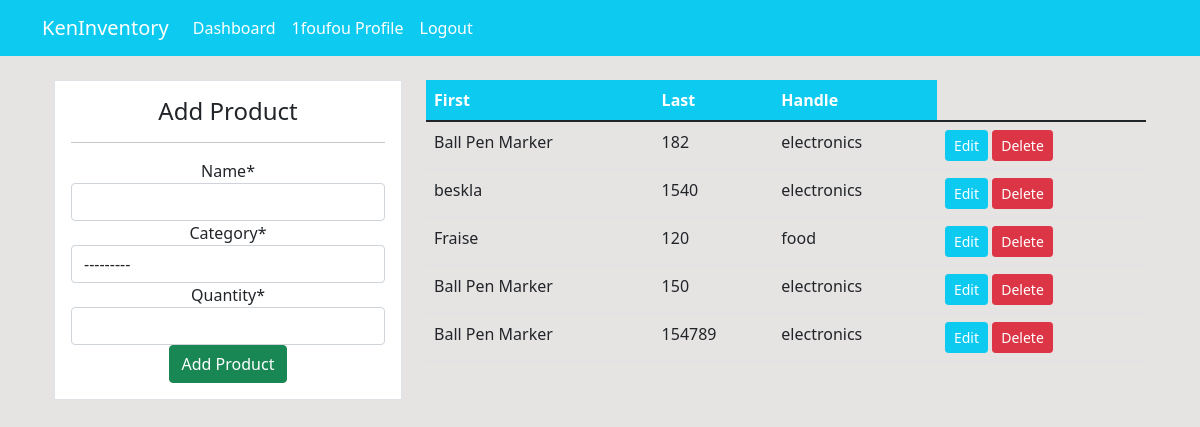
/product/ (signed in), run on the app's committed database.
### Dashboard/models.py (models this page shows, shortened)
class product(models.Model):
    name=models.CharField(max_length=100, null=TRUE)
    category=models.CharField(max_length=20,choices=CATEGORY, null=TRUE)
    quantity=models.PositiveBigIntegerField(null=TRUE)
    class Meta:
        verbose_name_plural = 'Product'

### Dashboard/views.py (the view)
# urls.py: path('product/',views.Product, name='dashboard-product'),
@login_required
def Product(request):
    items = product.objects.all()
    workers_count1=items.count()
    if request.method=='POST':
        form=ProductForm(request.POST)
        if form.is_valid():
            form.save()
            product_name = form.cleaned_data.get('name')
            messages.success(request,f'{product_name} has been added')
            return redirect('dashboard-product')
    else:
        form=ProductForm()
    context={
        'items':items,
        'form':form,
        'workers_count1':workers_count1,
    }
    return render(request,'dashboard/product.html',context)

### Dashboard/forms.py
class ProductForm(forms.ModelForm):
    class Meta:
        model=product
        fields= ['name','category','quantity']

### templates/dashboard/product.html (shortened to what this page needs)
{% extends 'partials/base.html' %}
{% load crispy_forms_tags %}
{% block content %}
<div class="container">
    <div class="row my-4">
        <div class="col-md-4">
          <div class="border bg-white text-center p-3">
              <h4>Add Product</h4>
              <hr>
              <form method="POST">
                {{ form|crispy }}
                <input class="btn btn-success btn-block" type="submit" value="Add Product">
              </form>
            </div>
        </div>
        <div class="col-md-8">
<table class="table table-white ">
  <thead class="bg-info">
      <tr class="text-white">
        <th scope="col">First</th>
        <th scope="col">Last</th>
        <th scope="col">Handle</th>
      </tr>
    </thead>
    <tbody>
      {% for item in items %}
      <tr>
        <td>{{item.name}}</td>
        <td>{{item.quantity}}</td>
        <td>{{item.category}}</td>
        <td>
          <a class="btn btn-info text-white btn-sm" href="{% url 'dashboard-product-update' item.id %}">Edit</a>
          <a class="btn btn-danger btn-sm" href="{% url 'dashboard-product-delete' item.id %}">Delete</a>
      </td>
      </tr>
     {% endfor %}
    </tbody>
</table>
      </div>
      </div>
          </div>
{% endblock %}

### templates/partials/nav.html (shortened to what this page needs)
<nav class="navbar navbar-expand-lg navbar-info bg-info">
    <div class="container">
        {% if user.is_authenticated %}
        <a class="navbar-brand text-white" href="{% url 'dashboard-index' %}">KenInventory</a>
        <div class="collapse navbar-collapse" id="navbarSupportedContent">
            <ul class="navbar-nav mr-auto">
                <li class="nav-item active">
                    <a class="nav-link text-white" href="{% url 'dashboard-index' %}">Dashboard </a>
                </li>
            </ul>
            <ul class="navbar-nav ml-auto">
                <li class="nav-item active">
                    <a class="nav-link text-white" href="{% url 'user-profile' %}">{{ user.username }} Profile
                        <span class="sr-only">(current)</span></a>
                </li>
                <li class="nav-item">
                    <a class="nav-link text-white" href="{% url 'user-logout' %}">Logout</a>
                </li>
            </ul>
            {% endif %}
        </div>
    </div>
</nav>

### asert/style.css (style rules this page uses)
body { background: rgb(230,227,227); }

### static/style.css (style rules this page uses)
body { background: rgb(230,227,227); }

### data on the page
product: name "Ball Pen Marker", quantity "182", category "electronics"
product: name "beskla", quantity "1540", category "electronics"
product: name "Fraise", quantity "120", category "food"
product: name "Ball Pen Marker", quantity "150", category "electronics"
product: name "Ball Pen Marker", quantity "154789", category "electronics"

### other printed values
{{ user.username }} "1foufou"
